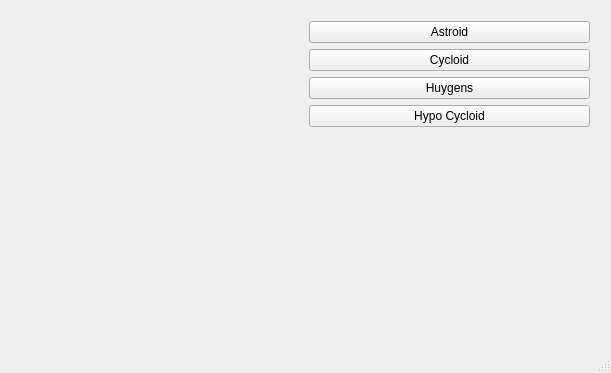
<?xml version="1.0" encoding="UTF-8"?>
<ui version="4.0">
 <class>MainWindow</class>
 <widget class="QMainWindow" name="MainWindow">
  <property name="geometry">
   <rect>
    <x>0</x>
    <y>0</y>
    <width>611</width>
    <height>373</height>
   </rect>
  </property>
  <property name="windowTitle">
   <string>MainWindow</string>
  </property>
  <widget class="QWidget" name="centralWidget">
   <widget class="QWidget" name="">
    <property name="geometry">
     <rect>
      <x>10</x>
      <y>10</y>
      <width>591</width>
      <height>331</height>
     </rect>
    </property>
    <layout class="QHBoxLayout" name="horizontalLayout">
     <item>
      <widget class="RenderArea" name="renderArea" native="true"/>
     </item>
     <item>
      <layout class="QVBoxLayout" name="verticalLayout">
       <item>
        <widget class="QPushButton" name="btnAstroid">
         <property name="text">
          <string>Astroid</string>
         </property>
        </widget>
       </item>
       <item>
        <widget class="QPushButton" name="btnCycloid">
         <property name="text">
          <string>Cycloid</string>
         </property>
        </widget>
       </item>
       <item>
        <widget class="QPushButton" name="btnHuygens">
         <property name="text">
          <string>Huygens</string>
         </property>
        </widget>
       </item>
       <item>
        <widget class="QPushButton" name="btnHypo">
         <property name="text">
          <string>Hypo Cycloid</string>
         </property>
        </widget>
       </item>
       <item>
        <spacer name="verticalSpacer">
         <property name="orientation">
          <enum>Qt::Vertical</enum>
         </property>
         <property name="sizeHint" stdset="0">
          <size>
           <width>20</width>
           <height>40</height>
          </size>
         </property>
        </spacer>
       </item>
      </layout>
     </item>
    </layout>
   </widget>
  </widget>
  <widget class="QStatusBar" name="statusBar"/>
 </widget>
 <layoutdefault spacing="6" margin="11"/>
 <customwidgets>
  <customwidget>
   <class>RenderArea</class>
   <extends>QWidget</extends>
   <header>renderarea.h</header>
   <container>1</container>
  </customwidget>
 </customwidgets>
 <resources/>
 <connections/>
</ui>
